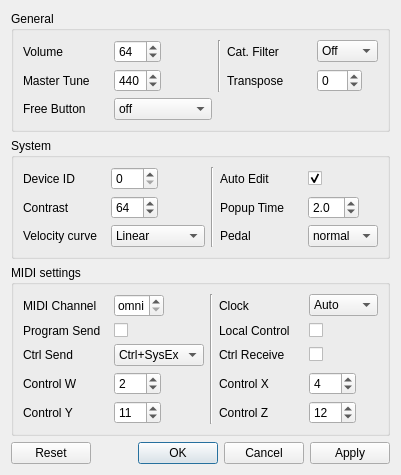
<?xml version="1.0" encoding="UTF-8"?>
<ui version="4.0">
 <class>Dialog</class>
 <widget class="QDialog" name="Dialog">
  <property name="geometry">
   <rect>
    <x>0</x>
    <y>0</y>
    <width>401</width>
    <height>417</height>
   </rect>
  </property>
  <property name="windowTitle">
   <string>Blofeld Global Parameters</string>
  </property>
  <layout class="QVBoxLayout" name="verticalLayout">
   <item>
    <widget class="QGroupBox" name="general_group">
     <property name="title">
      <string>General</string>
     </property>
     <layout class="QGridLayout" name="gridLayout">
      <item row="0" column="4">
       <widget class="QComboBox" name="cat_combo">
        <item>
         <property name="text">
          <string>Off</string>
         </property>
        </item>
        <item>
         <property name="text">
          <string>Init</string>
         </property>
        </item>
        <item>
         <property name="text">
          <string>Arp</string>
         </property>
        </item>
        <item>
         <property name="text">
          <string>Atmo</string>
         </property>
        </item>
        <item>
         <property name="text">
          <string>Bass</string>
         </property>
        </item>
        <item>
         <property name="text">
          <string>Drum</string>
         </property>
        </item>
        <item>
         <property name="text">
          <string>FX</string>
         </property>
        </item>
        <item>
         <property name="text">
          <string>Keys</string>
         </property>
        </item>
        <item>
         <property name="text">
          <string>Lead</string>
         </property>
        </item>
        <item>
         <property name="text">
          <string>Mono</string>
         </property>
        </item>
        <item>
         <property name="text">
          <string>Pad</string>
         </property>
        </item>
        <item>
         <property name="text">
          <string>Perc</string>
         </property>
        </item>
        <item>
         <property name="text">
          <string>Poly</string>
         </property>
        </item>
        <item>
         <property name="text">
          <string>Seq</string>
         </property>
        </item>
       </widget>
      </item>
      <item row="0" column="3">
       <widget class="QLabel" name="label_11">
        <property name="text">
         <string>Cat. Filter</string>
        </property>
       </widget>
      </item>
      <item row="0" column="0">
       <widget class="QLabel" name="label_10">
        <property name="text">
         <string>Volume</string>
        </property>
       </widget>
      </item>
      <item row="0" column="1">
       <widget class="QSpinBox" name="volume_spin">
        <property name="sizePolicy">
         <sizepolicy hsizetype="Maximum" vsizetype="Fixed">
          <horstretch>0</horstretch>
          <verstretch>0</verstretch>
         </sizepolicy>
        </property>
        <property name="maximum">
         <number>127</number>
        </property>
        <property name="value">
         <number>64</number>
        </property>
       </widget>
      </item>
      <item row="1" column="1">
       <widget class="QSpinBox" name="tune_spin">
        <property name="sizePolicy">
         <sizepolicy hsizetype="Maximum" vsizetype="Fixed">
          <horstretch>0</horstretch>
          <verstretch>0</verstretch>
         </sizepolicy>
        </property>
        <property name="minimum">
         <number>430</number>
        </property>
        <property name="maximum">
         <number>450</number>
        </property>
        <property name="value">
         <number>440</number>
        </property>
       </widget>
      </item>
      <item row="1" column="4">
       <widget class="QSpinBox" name="transp_spin">
        <property name="sizePolicy">
         <sizepolicy hsizetype="Maximum" vsizetype="Fixed">
          <horstretch>0</horstretch>
          <verstretch>0</verstretch>
         </sizepolicy>
        </property>
        <property name="minimum">
         <number>-12</number>
        </property>
        <property name="maximum">
         <number>12</number>
        </property>
        <property name="value">
         <number>0</number>
        </property>
       </widget>
      </item>
      <item row="1" column="0">
       <widget class="QLabel" name="label_5">
        <property name="text">
         <string>Master Tune</string>
        </property>
       </widget>
      </item>
      <item row="1" column="3">
       <widget class="QLabel" name="label_6">
        <property name="text">
         <string>Transpose</string>
        </property>
       </widget>
      </item>
      <item row="0" column="2" rowspan="2">
       <widget class="Line" name="line_3">
        <property name="orientation">
         <enum>Qt::Vertical</enum>
        </property>
       </widget>
      </item>
      <item row="2" column="0">
       <widget class="QLabel" name="label_19">
        <property name="text">
         <string>Free Button</string>
        </property>
       </widget>
      </item>
      <item row="2" column="1">
       <widget class="QComboBox" name="freeBtn_combo">
        <item>
         <property name="text">
          <string>off</string>
         </property>
        </item>
        <item>
         <property name="text">
          <string>Sustain</string>
         </property>
        </item>
        <item>
         <property name="text">
          <string>Sust. Toggle</string>
         </property>
        </item>
        <item>
         <property name="text">
          <string>Control W</string>
         </property>
        </item>
        <item>
         <property name="text">
          <string>Control X</string>
         </property>
        </item>
        <item>
         <property name="text">
          <string>Control Y</string>
         </property>
        </item>
        <item>
         <property name="text">
          <string>Control Z</string>
         </property>
        </item>
        <item>
         <property name="text">
          <string>Ctl.W toggle</string>
         </property>
        </item>
        <item>
         <property name="text">
          <string>Ctl.X toggle</string>
         </property>
        </item>
        <item>
         <property name="text">
          <string>Ctl.Y toggle</string>
         </property>
        </item>
        <item>
         <property name="text">
          <string>Ctl.Z toggle</string>
         </property>
        </item>
        <item>
         <property name="text">
          <string>mute</string>
         </property>
        </item>
       </widget>
      </item>
     </layout>
    </widget>
   </item>
   <item>
    <widget class="QGroupBox" name="system_group">
     <property name="title">
      <string>System</string>
     </property>
     <layout class="QGridLayout" name="gridLayout_3" columnstretch="1,0,0,1,0">
      <item row="0" column="3">
       <widget class="QLabel" name="autoEditLabel">
        <property name="text">
         <string>Auto Edit</string>
        </property>
       </widget>
      </item>
      <item row="1" column="1">
       <widget class="QSpinBox" name="contrast_spin">
        <property name="sizePolicy">
         <sizepolicy hsizetype="Maximum" vsizetype="Fixed">
          <horstretch>0</horstretch>
          <verstretch>0</verstretch>
         </sizepolicy>
        </property>
        <property name="maximum">
         <number>127</number>
        </property>
        <property name="value">
         <number>64</number>
        </property>
       </widget>
      </item>
      <item row="2" column="1">
       <widget class="QComboBox" name="velocity_combo">
        <item>
         <property name="text">
          <string>Linear</string>
         </property>
        </item>
        <item>
         <property name="text">
          <string>Square</string>
         </property>
        </item>
        <item>
         <property name="text">
          <string>Cubic</string>
         </property>
        </item>
        <item>
         <property name="text">
          <string>Exponential</string>
         </property>
        </item>
        <item>
         <property name="text">
          <string>Root</string>
         </property>
        </item>
        <item>
         <property name="text">
          <string>Fix 32</string>
         </property>
        </item>
        <item>
         <property name="text">
          <string>Fix 64</string>
         </property>
        </item>
        <item>
         <property name="text">
          <string>Fix 100</string>
         </property>
        </item>
        <item>
         <property name="text">
          <string>Fix 127</string>
         </property>
        </item>
       </widget>
      </item>
      <item row="0" column="0">
       <widget class="QLabel" name="deviceIDLabel">
        <property name="text">
         <string>Device ID</string>
        </property>
       </widget>
      </item>
      <item row="1" column="3">
       <widget class="QLabel" name="label_4">
        <property name="text">
         <string>Popup Time</string>
        </property>
       </widget>
      </item>
      <item row="0" column="1">
       <widget class="QSpinBox" name="devId_spin">
        <property name="sizePolicy">
         <sizepolicy hsizetype="Maximum" vsizetype="Fixed">
          <horstretch>0</horstretch>
          <verstretch>0</verstretch>
         </sizepolicy>
        </property>
        <property name="maximum">
         <number>126</number>
        </property>
       </widget>
      </item>
      <item row="0" column="4">
       <widget class="QCheckBox" name="autoEdit_chk">
        <property name="checked">
         <bool>true</bool>
        </property>
       </widget>
      </item>
      <item row="2" column="0">
       <widget class="QLabel" name="label_9">
        <property name="text">
         <string>Velocity curve</string>
        </property>
       </widget>
      </item>
      <item row="1" column="0">
       <widget class="QLabel" name="label_3">
        <property name="text">
         <string>Contrast</string>
        </property>
       </widget>
      </item>
      <item row="0" column="2" rowspan="3">
       <widget class="Line" name="line_2">
        <property name="orientation">
         <enum>Qt::Vertical</enum>
        </property>
       </widget>
      </item>
      <item row="2" column="3">
       <widget class="QLabel" name="label_16">
        <property name="text">
         <string>Pedal</string>
        </property>
       </widget>
      </item>
      <item row="2" column="4">
       <widget class="QComboBox" name="pedal_combo">
        <item>
         <property name="text">
          <string>normal</string>
         </property>
        </item>
        <item>
         <property name="text">
          <string>inverse</string>
         </property>
        </item>
       </widget>
      </item>
      <item row="1" column="4">
       <widget class="PopupSpin" name="popup_spin">
        <property name="sizePolicy">
         <sizepolicy hsizetype="Maximum" vsizetype="Fixed">
          <horstretch>0</horstretch>
          <verstretch>0</verstretch>
         </sizepolicy>
        </property>
        <property name="decimals">
         <number>1</number>
        </property>
        <property name="maximum">
         <double>15.500000000000000</double>
        </property>
        <property name="value">
         <double>2.000000000000000</double>
        </property>
       </widget>
      </item>
     </layout>
    </widget>
   </item>
   <item>
    <widget class="QGroupBox" name="midi_group">
     <property name="title">
      <string>MIDI settings</string>
     </property>
     <layout class="QGridLayout" name="gridLayout_2" columnstretch="2,0,0,2,0">
      <item row="2" column="1">
       <widget class="QComboBox" name="ctrlSend_combo">
        <property name="currentIndex">
         <number>3</number>
        </property>
        <item>
         <property name="text">
          <string>off</string>
         </property>
        </item>
        <item>
         <property name="text">
          <string>Ctrl</string>
         </property>
        </item>
        <item>
         <property name="text">
          <string>SysEx</string>
         </property>
        </item>
        <item>
         <property name="text">
          <string>Ctrl+SysEx</string>
         </property>
        </item>
       </widget>
      </item>
      <item row="2" column="0">
       <widget class="QLabel" name="label_7">
        <property name="text">
         <string>Ctrl Send</string>
        </property>
       </widget>
      </item>
      <item row="3" column="3">
       <widget class="QLabel" name="label_13">
        <property name="text">
         <string>Control X</string>
        </property>
       </widget>
      </item>
      <item row="4" column="3">
       <widget class="QLabel" name="label_15">
        <property name="text">
         <string>Control Z</string>
        </property>
       </widget>
      </item>
      <item row="4" column="0">
       <widget class="QLabel" name="label_14">
        <property name="text">
         <string>Control Y</string>
        </property>
       </widget>
      </item>
      <item row="4" column="1">
       <widget class="QSpinBox" name="ctrlY_spin">
        <property name="sizePolicy">
         <sizepolicy hsizetype="Maximum" vsizetype="Fixed">
          <horstretch>0</horstretch>
          <verstretch>0</verstretch>
         </sizepolicy>
        </property>
        <property name="maximum">
         <number>120</number>
        </property>
        <property name="value">
         <number>11</number>
        </property>
       </widget>
      </item>
      <item row="3" column="0">
       <widget class="QLabel" name="label_12">
        <property name="text">
         <string>Control W</string>
        </property>
       </widget>
      </item>
      <item row="3" column="4">
       <widget class="QSpinBox" name="ctrlX_spin">
        <property name="sizePolicy">
         <sizepolicy hsizetype="Maximum" vsizetype="Fixed">
          <horstretch>0</horstretch>
          <verstretch>0</verstretch>
         </sizepolicy>
        </property>
        <property name="maximum">
         <number>120</number>
        </property>
        <property name="value">
         <number>4</number>
        </property>
       </widget>
      </item>
      <item row="2" column="4">
       <widget class="QCheckBox" name="ctrlReceive_chk">
        <property name="text">
         <string/>
        </property>
       </widget>
      </item>
      <item row="0" column="2" rowspan="5">
       <widget class="Line" name="line">
        <property name="orientation">
         <enum>Qt::Vertical</enum>
        </property>
       </widget>
      </item>
      <item row="4" column="4">
       <widget class="QSpinBox" name="ctrlZ_spin">
        <property name="sizePolicy">
         <sizepolicy hsizetype="Maximum" vsizetype="Fixed">
          <horstretch>0</horstretch>
          <verstretch>0</verstretch>
         </sizepolicy>
        </property>
        <property name="maximum">
         <number>120</number>
        </property>
        <property name="value">
         <number>12</number>
        </property>
       </widget>
      </item>
      <item row="0" column="4">
       <widget class="QComboBox" name="clock_combo">
        <item>
         <property name="text">
          <string>Auto</string>
         </property>
        </item>
        <item>
         <property name="text">
          <string>Internal</string>
         </property>
        </item>
       </widget>
      </item>
      <item row="0" column="1">
       <widget class="QSpinBox" name="channel_spin">
        <property name="sizePolicy">
         <sizepolicy hsizetype="Maximum" vsizetype="Fixed">
          <horstretch>0</horstretch>
          <verstretch>0</verstretch>
         </sizepolicy>
        </property>
        <property name="specialValueText">
         <string>omni</string>
        </property>
        <property name="maximum">
         <number>16</number>
        </property>
       </widget>
      </item>
      <item row="0" column="0">
       <widget class="QLabel" name="label_2">
        <property name="text">
         <string>MIDI Channel</string>
        </property>
       </widget>
      </item>
      <item row="2" column="3">
       <widget class="QLabel" name="label">
        <property name="text">
         <string>Ctrl Receive</string>
        </property>
       </widget>
      </item>
      <item row="3" column="1">
       <widget class="QSpinBox" name="ctrlW_spin">
        <property name="sizePolicy">
         <sizepolicy hsizetype="Maximum" vsizetype="Fixed">
          <horstretch>0</horstretch>
          <verstretch>0</verstretch>
         </sizepolicy>
        </property>
        <property name="maximum">
         <number>120</number>
        </property>
        <property name="value">
         <number>2</number>
        </property>
       </widget>
      </item>
      <item row="0" column="3">
       <widget class="QLabel" name="label_8">
        <property name="sizePolicy">
         <sizepolicy hsizetype="Expanding" vsizetype="Preferred">
          <horstretch>0</horstretch>
          <verstretch>0</verstretch>
         </sizepolicy>
        </property>
        <property name="text">
         <string>Clock</string>
        </property>
       </widget>
      </item>
      <item row="1" column="0">
       <widget class="QLabel" name="label_17">
        <property name="text">
         <string>Program Send</string>
        </property>
       </widget>
      </item>
      <item row="1" column="3">
       <widget class="QLabel" name="label_18">
        <property name="text">
         <string>Local Control</string>
        </property>
       </widget>
      </item>
      <item row="1" column="1">
       <widget class="QCheckBox" name="pgmSend_chk">
        <property name="text">
         <string/>
        </property>
       </widget>
      </item>
      <item row="1" column="4">
       <widget class="QCheckBox" name="localCtrl_chk">
        <property name="text">
         <string/>
        </property>
       </widget>
      </item>
     </layout>
    </widget>
   </item>
   <item>
    <widget class="QDialogButtonBox" name="buttonBox">
     <property name="orientation">
      <enum>Qt::Horizontal</enum>
     </property>
     <property name="standardButtons">
      <set>QDialogButtonBox::Apply|QDialogButtonBox::Cancel|QDialogButtonBox::Ok|QDialogButtonBox::Reset</set>
     </property>
    </widget>
   </item>
  </layout>
 </widget>
 <customwidgets>
  <customwidget>
   <class>PopupSpin</class>
   <extends>QDoubleSpinBox</extends>
   <header>bigglesworth.classes</header>
  </customwidget>
 </customwidgets>
 <resources/>
 <connections>
  <connection>
   <sender>buttonBox</sender>
   <signal>accepted()</signal>
   <receiver>Dialog</receiver>
   <slot>accept()</slot>
   <hints>
    <hint type="sourcelabel">
     <x>248</x>
     <y>254</y>
    </hint>
    <hint type="destinationlabel">
     <x>157</x>
     <y>274</y>
    </hint>
   </hints>
  </connection>
  <connection>
   <sender>buttonBox</sender>
   <signal>rejected()</signal>
   <receiver>Dialog</receiver>
   <slot>reject()</slot>
   <hints>
    <hint type="sourcelabel">
     <x>316</x>
     <y>260</y>
    </hint>
    <hint type="destinationlabel">
     <x>286</x>
     <y>274</y>
    </hint>
   </hints>
  </connection>
 </connections>
</ui>
